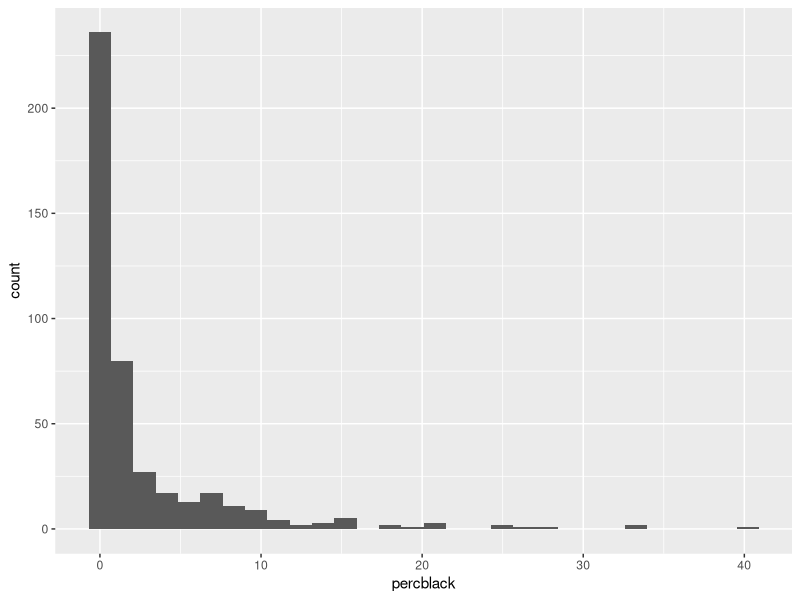
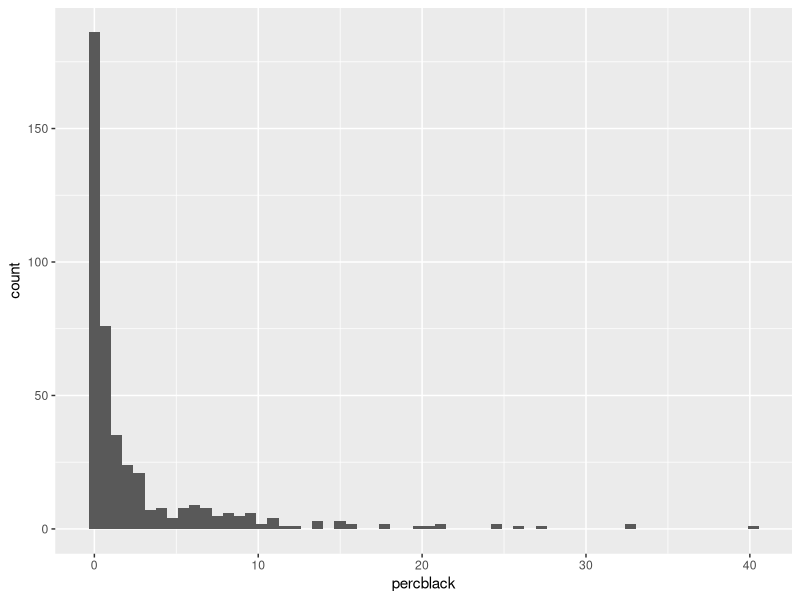
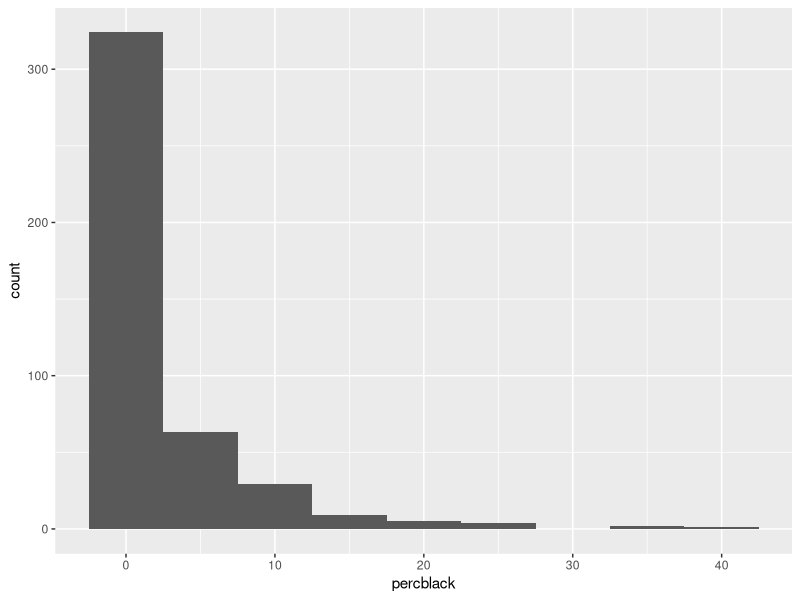
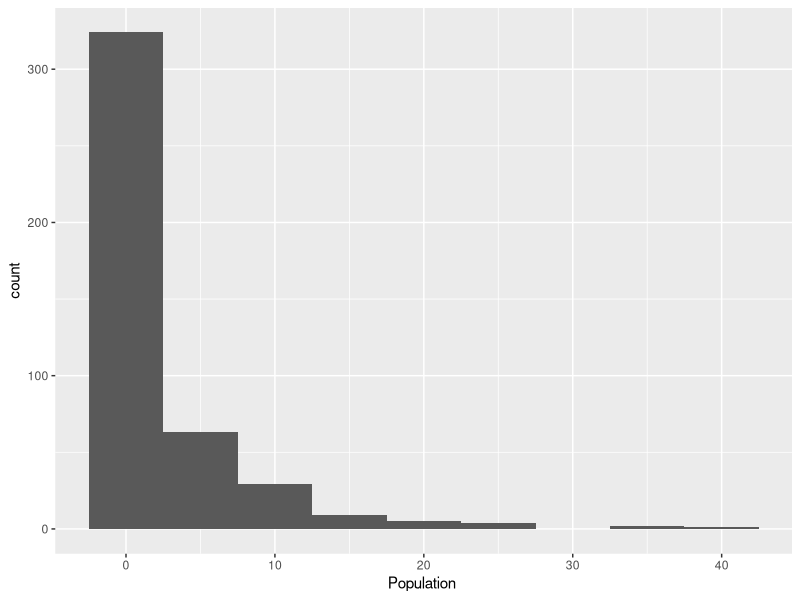
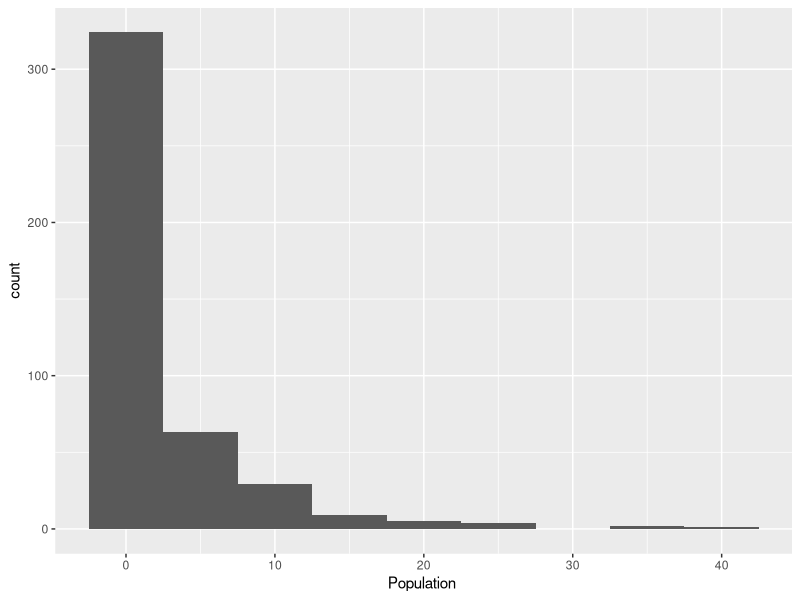

The R script that drew these images, in order: (Note: this script raises an error after producing the figures.)
library(tidyverse)
data(midwest)

pdf("midwest_percblack_1.pdf", width = 5, height = 3.5)
ggplot(midwest, aes(percblack)) + 
  geom_histogram()
dev.off()

pdf("midwest_percblack_2.pdf", width = 5, height = 3.5)
ggplot(midwest, aes(percblack)) + 
  geom_histogram(bins = 60)
dev.off()

pdf("midwest_percblack_3.pdf", width = 5, height = 3.5)
ggplot(midwest, aes(percblack)) + 
  geom_histogram(binwidth = 5)
dev.off()

pdf("midwest_percblack_4.pdf", width = 5, height = 3.5)
ggplot(midwest, aes(percblack)) + 
  geom_histogram(binwidth = 5) + 
  xlab("Population ")
dev.off()

pdf("midwest_percblack_4.pdf", width = 5, height = 3.5)
ggplot(midwest, aes(percblack)) + 
  geom_histogram(binwidth = 5) + 
  xlab("Population ")
dev.off()

pdf("afghan_hist_1.pdf", width = 5, height = 3.5)
ggplot(afghan, aes(x = age)) +
  geom_histogram()
dev.off()

pdf("afghan_hist_2.pdf", width = 5, height = 3.5)
ggplot(afghan, aes(x = age, y = after_stat(density))) +
  geom_histogram()
dev.off()

pdf("afghan_hist_3.pdf", width = 5, height = 3.5)
ggplot(afghan, aes(x = age, y = after_stat(density))) +
  geom_histogram(binwidth = 5)
dev.off()

pdf("afghan_hist_5.pdf", width = 5, height = 3.5)
ggplot(afghan, aes(x = age, y = after_stat(density))) +
  geom_histogram(binwidth = 5, boundary = 0) + 
  scale_x_continuous(breaks = seq(20, 80, by = 10))
dev.off()

pdf("afghan_hist_6.pdf", width = 5, height = 3.5)
ggplot(afghan, aes(x = age, y = after_stat(density))) +
  geom_histogram(binwidth = 5, boundary = 0) + 
  scale_x_continuous(breaks = seq(20, 80, by = 10)) +
  labs(x = "Age", y = "Density", title = "Distribution of respondent's age")
dev.off()

pdf("afghan_hist_7.pdf", width = 5, height = 3.5)
ggplot(afghan, aes(x = age, y = after_stat(density))) +
  geom_histogram(binwidth = 5, boundary = 0) + 
  scale_x_continuous(breaks = seq(20, 80, by = 10)) +
  labs(x = "Age", y = "Density", title = "Distribution of respondent's age") + 
  theme_bw()
dev.off()

pdf("afghan_density_1.pdf", width = 5, height = 3.5)
ggplot(afghan, aes(x = age, y = after_stat(density))) +
  geom_density(adjust = 1/2) + 
  scale_x_continuous(breaks = seq(20, 80, by = 10)) +
  labs(x = "Age", y = "Density", title = "Distribution of respondent's age")
dev.off()

pdf("afghan_density_2.pdf", width = 5, height = 3.5)
ggplot(afghan, aes(x = age, y = after_stat(density))) +
  geom_histogram(binwidth = 5, boundary = 0) + 
  geom_density(col = "red", adjust = 1/2) + 
  scale_x_continuous(breaks = seq(20, 80, by = 10)) +
  labs(x = "Age", y = "Density", title = "Distribution of respondent's age")
dev.off()

pdf("afghan_bar_1.pdf")
afghan %>%
  mutate(
    x = case_when(
      violent.exp.ISAF == 0 ~ "No harm",
      violent.exp.ISAF == 1 ~ "Harm",
      is.na(violent.exp.ISAF) ~ "Non-response"
    )
  ) %>%
  ggplot(aes(x = x, y = after_stat(prop), group = 1)) + 
  geom_bar()
dev.off()

pdf("afghan_bar_2.pdf")
afghan %>%
  mutate(
    x = case_when(
      violent.exp.ISAF == 0 ~ "No harm",
      violent.exp.ISAF == 1 ~ "Harm",
      is.na(violent.exp.ISAF) ~ "Non-response"
    )
  ) %>%
  ggplot(aes(x = x, y = after_stat(prop), group = 1)) + 
  geom_bar() +
  labs(
    x = "Response category", y = "Proportion of the respondents",
    title = "Civilian victimization by the ISAF"
  )
dev.off()

pdf("afghan_bar_3.pdf")
afghan %>%
  mutate(
    x = case_when(
      violent.exp.ISAF == 0 ~ "No harm",
      violent.exp.ISAF == 1 ~ "Harm",
      is.na(violent.exp.ISAF) ~ "Non-response"
    )
  ) %>%
  ggplot(aes(x = x, y = after_stat(prop), group = list.group)) + 
  geom_bar() +
  labs(
    x = "Response category", y = "Proportion of the respondents",
    title = "Civilian victimization by the ISAF"
  ) + 
  facet_wrap(~ list.group)
dev.off()

pdf("afghan_barplot_1.pdf", width = 4.5, height = 4.5)
ISAF.ptable <- prop.table(table(ISAF = afghan$violent.exp.ISAF, 
                                exclude = NULL))
ISAF.ptable 

## make barplots by specifying a certain range for y-axis
barplot(ISAF.ptable,
        names.arg = c("No harm", "Harm", "Nonresponse"), 
        main = "Civilian victimization by the ISAF",
        xlab = "Response category",
        ylab = "Proportion of the respondents", ylim = c(0, 0.7))
dev.off()

pdf("afghan_barplot_2.pdf", width = 4.5, height = 4.5)
## repeat the same for the victimization by Taliban
Taliban.ptable <- prop.table(table(Taliban = afghan$violent.exp.taliban, 
                                   exclude = NULL)) 
barplot(Taliban.ptable,
        names.arg = c("No harm", "Harm", "Nonresponse"), 
        main = "Civilian victimization by the Taliban",
        xlab = "Response category",
        ylab = "Proportion of the respondents", ylim = c(0, 0.7)) 
dev.off()


pdf("maryland_election_lineplot_1.pdf", width = 5, height = 3.5)
data(elections, package = "qss")
elections %>%
  filter(county == "prince georges") %>%
  mutate(twoparty_vs = dem / (rep + dem)) %>%
  ggplot(aes(x = year, y = twoparty_vs)) + 
  geom_line()
dev.off()

